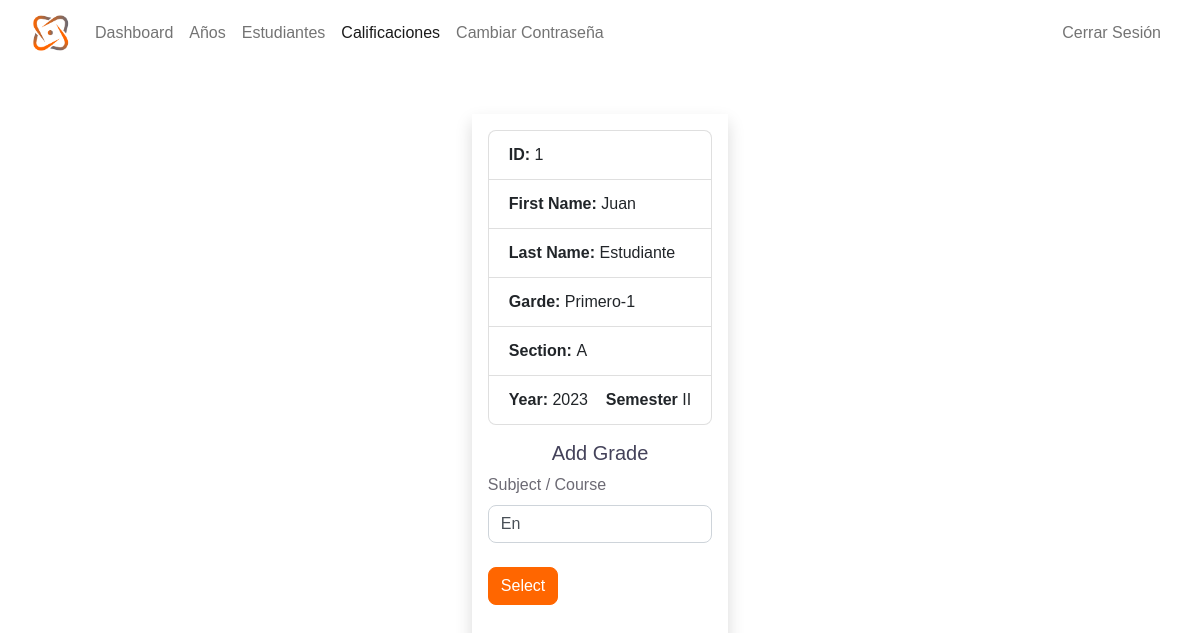
The app's page /Teacher/student-grade.php?student_id=1 (signed in) with its own data.
### tables this page shows
CREATE TABLE `students` (
  `student_id` int(11) NOT NULL,
  `username` varchar(127) NOT NULL,
  `password` varchar(255) NOT NULL,
  `fname` varchar(127) NOT NULL,
  `lname` varchar(255) NOT NULL,
  `grade` int(11) NOT NULL,
  `section` int(11) NOT NULL,
  `address` varchar(31) NOT NULL,
  `gender` varchar(7) NOT NULL,
  `email_address` varchar(255) NOT NULL,
  `date_of_birth` date NOT NULL,
  `date_of_joined` timestamp NULL DEFAULT current_timestamp(),
  `parent_fname` varchar(127) NOT NULL,
  `parent_lname` varchar(127) NOT NULL,
  `parent_phone_number` varchar(31) NOT NULL
);

CREATE TABLE `grades` (
  `grade_id` int(11) NOT NULL,
  `grade` varchar(31) NOT NULL,
  `grade_code` varchar(7) NOT NULL
);

CREATE TABLE `section` (
  `section_id` int(11) NOT NULL,
  `section` varchar(7) NOT NULL
);

CREATE TABLE `setting` (
  `id` int(11) NOT NULL,
  `current_year` int(11) NOT NULL,
  `current_semester` varchar(11) NOT NULL,
  `school_name` varchar(100) NOT NULL,
  `slogan` varchar(300) NOT NULL,
  `about` text NOT NULL
);

### Teacher/data/student.php (called while the page is built, shortened)
<?php
function getStudentById($id, $conn){
   $sql = "SELECT * FROM students
           WHERE student_id=?";
   $stmt = $conn->prepare($sql);
   $stmt->execute([$id]);
   if ($stmt->rowCount() == 1) {
     $student = $stmt->fetch();
     return $student;
   }else {
    return 0;
   }
}

### Teacher/data/setting.php (called while the page is built)
<?php
function getSetting($conn){
   $sql = "SELECT * FROM setting";
   $stmt = $conn->prepare($sql);
   $stmt->execute();
   if ($stmt->rowCount() == 1) {
     $settings = $stmt->fetch();
     return $settings;
   }else {
    return 0;
   }
}

### Teacher/data/subject.php (called while the page is built, shortened)
<?php
function getSubjectByGrade($grade, $conn){
   $sql = "SELECT * FROM subjects
           WHERE grade=?";
   $stmt = $conn->prepare($sql);
   $stmt->execute([$grade]);
   if ($stmt->rowCount() > 0) {
     $subject = $stmt->fetchAll();
     return $subject;
   }else {
    return 0;
   }
}
 ?>

### Teacher/data/teacher.php (called while the page is built)
<?php
function getTeacherById($teacher_id, $conn){
   $sql = "SELECT * FROM teachers
           WHERE teacher_id=?";
   $stmt = $conn->prepare($sql);
   $stmt->execute([$teacher_id]);
   if ($stmt->rowCount() == 1) {
     $teacher = $stmt->fetch();
     return $teacher;
   }else {
    return 0;
   }
}

### Teacher/data/grade.php (called while the page is built, shortened)
<?php
function getGradeById($grade_id, $conn){
   $sql = "SELECT * FROM grades
           WHERE grade_id=?";
   $stmt = $conn->prepare($sql);
   $stmt->execute([$grade_id]);
   if ($stmt->rowCount() == 1) {
     $grade = $stmt->fetch();
     return $grade;
   }else {
    return 0;
   }
}

### Teacher/data/section.php (called while the page is built, shortened)
<?php
function getSectioById($section_id, $conn){
   $sql = "SELECT * FROM section
           WHERE section_id=?";
   $stmt = $conn->prepare($sql);
   $stmt->execute([$section_id]);
   if ($stmt->rowCount() == 1) {
     $section = $stmt->fetch();
     return $section;
   }else {
    return 0;
   }
}

### Teacher/student-grade.php (the view, shortened to what this page needs)
<?php
if (isset($_SESSION['teacher_id']) &&
    isset($_SESSION['role'])) {
    if ($_SESSION['role'] == 'Teacher') {
       include "../DB_connection.php";
       include "data/student.php";
       include "data/grade.php";
       include "data/class.php";
       include "data/section.php";
       include "data/setting.php";
       include "data/subject.php";
       include "data/teacher.php";
       $student_id = $_GET['student_id'];
       $student = getStudentById($student_id, $conn);
       $setting = getSetting($conn);
       $subjects = getSubjectByGrade($student['grade'], $conn);
       $teacher_id = $_SESSION['teacher_id'];
       $teacher = getTeacherById($teacher_id, $conn);
       $teacher_subjects = str_split(trim($teacher['subjects']));
       $ssubject_id = 0;
 ?>
<!DOCTYPE html>
<html lang="en">
<head>
	<link rel="stylesheet" href="https://cdn.jsdelivr.net/npm/bootstrap@5.2.0/dist/css/bootstrap.min.css">
	<link rel="stylesheet" href="../css/style.css">
  <link rel="stylesheet" href="https://cdnjs.cloudflare.com/ajax/libs/font-awesome/4.7.0/css/font-awesome.min.css">
</head>
<body>
    <?php
    include "inc/navbar.php";
        if ($student != 0 && $setting !=0 && $subjects !=0 && $teacher_subjects != 0) {
     ?>
     <div class="d-flex align-items-center flex-column"><br><br>
        <div class="login shadow p-3">
        <form method="post"
              action="">
            <div class="mb-3">
                <ul class="list-group">
                    <li class="list-group-item"><b>ID: </b> <?php echo $student['student_id'] ?></li>
                  <li class="list-group-item"><b>First Name: </b> <?php echo $student['fname'] ?></li>
                  <li class="list-group-item"><b>Last Name: </b> <?php echo $student['lname'] ?></li>
                  <li class="list-group-item"><b>Garde: </b>
                    <?php  $g = getGradeById($student['grade'], $conn);
                        echo $g['grade_code'].'-'.$g['grade'];
                    ?>
                  </li>
                  <li class="list-group-item"><b>Section: </b>
                    <?php  $s = getSectioById($student['section'], $conn);
                        echo $s['section'];
                    ?>
                  </li>
                  <li class="list-group-item text-center"><b>Year: </b> <?php echo $setting['current_year']; ?> &nbsp;&nbsp;&nbsp;<b>Semester</b> <?php echo $setting['current_semester']; ?></li>
                </ul>
            </div>
            <h5 class="text-center">Add Grade</h5>
         <label class="form-label">Subject / Course</label>
            <select class="form-control"
                    name="ssubject_id">
                    <?php foreach($subjects as $subject){
                        foreach($teacher_subjects as $teacher_subject){
                            if($subject['subject_id'] == $teacher_subject){ ?>
                       <option <?php if($ssubject_id == $subject['subject_id']){echo "selected";} ?>
                           value="<?php echo $subject['subject_id'] ?>">
                        <?php echo $subject['subject_code'] ?></option>
                    <?php }   }
                        } ?>
            </select><br>
            <button type="submit" class="btn btn-primary">Select</button><br><br>
        </form>
        </div>
        </div>
     <?php
         }else{
            header("Location: students.php");
            exit;
         }
     ?>
</body>
</html>
<?php
  }else {
    header("Location: ../login.php");
    exit;
  }
}else {
	header("Location: ../login.php");
	exit;
}
?>

### records on screen
students: student_id "1", fname "Juan", lname "Estudiante"
grades: grade_code "Primero", grade "1"
section: section "A"
setting: current_year "2023", current_semester "II"

### other values on screen
form field ssubject_id "En"
